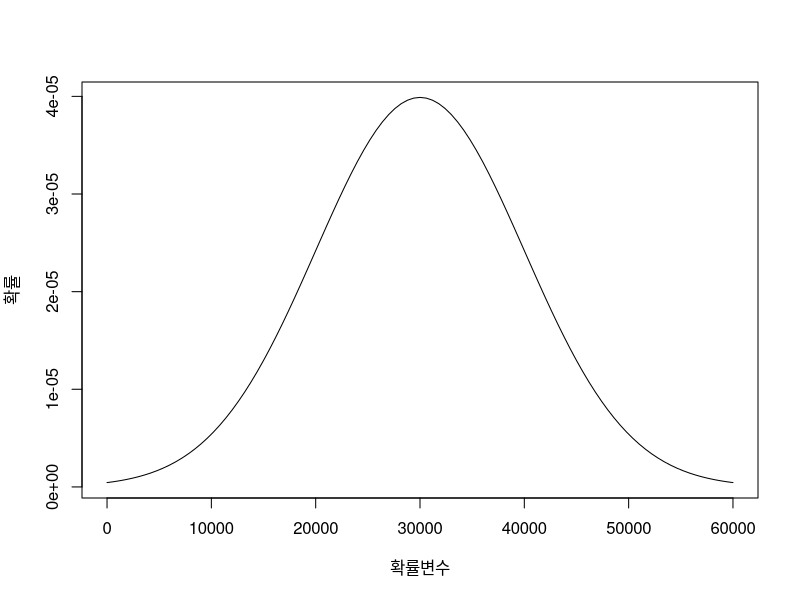
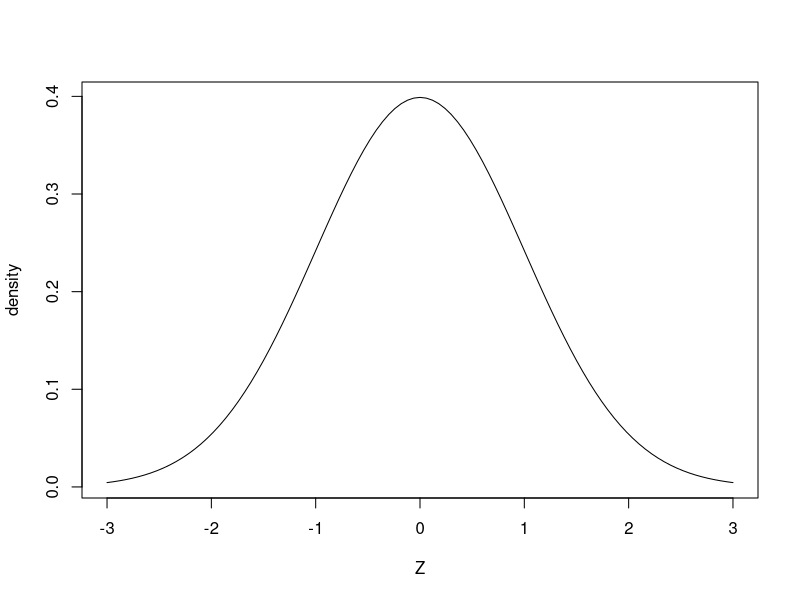
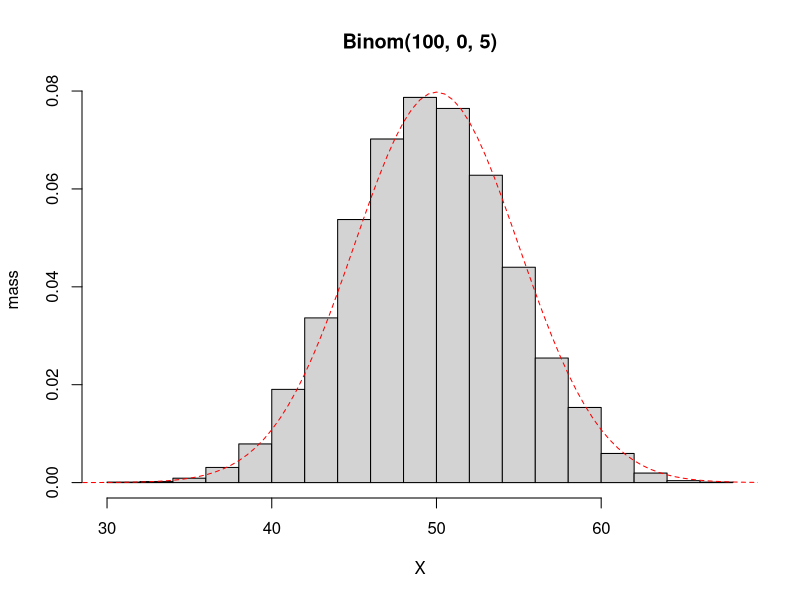
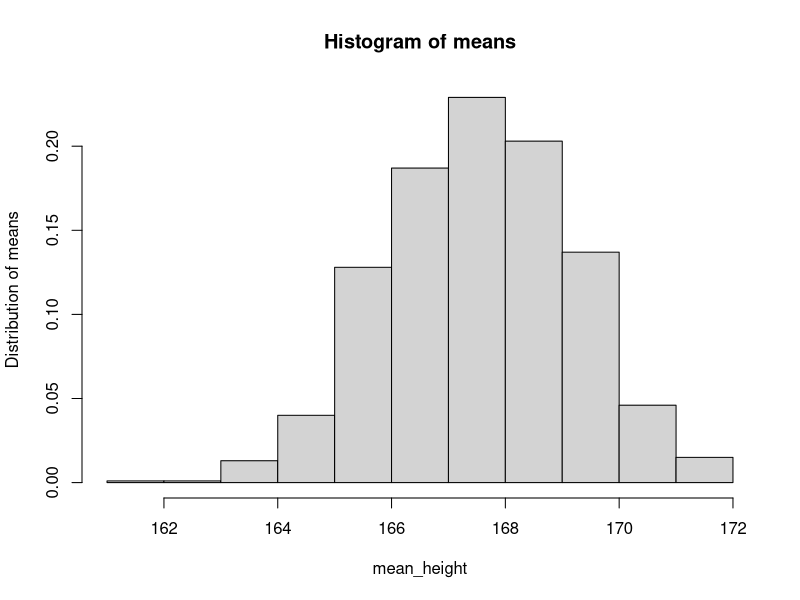

Source code (R) for these figures, in order:
## 조건부확률
# 조건부확률은 어떤 사건이 참일 때 특정 사건의 확률이 얼마인지 일컫는 개념

# 수학적확률에서 관심있는 경우의 수를 가능한 모든 경우의 수로 나눠서 구할 수 있었음
# 조건은 모든 경우의 발생 가능성이 같다는 것
# 예) 주사위를 던졌을 때 5가 나올 확률: 1/6
#     홀수 눈 중에 5가 나올 확률: 1/3
#     P(5|홀수) = 1/3   # P(사건|조건)  # nolint
#               = P(5, 홀수) / P(홀수) = (1/6) / (1/2)

## 베이즈정리(Bayes' theorem)
# 앞 조건부확률의 공식을 추상적으로 표현하면
# P(A|B) = P(A,B)/P(B) # nolint
# 양변에 P(B)를 곱하면
# P(A,B) = P(A|B)xP(B)
# P(B,A) = P(B|A)xP(A)

# P(B,A) = P(A|B)xP(B)/P(A)
# 베이즈통계학 > 확률은 "믿음의 정도"

### 베이즈정리 시뮬레이션
# 코로나검사
# 모든 검사는 두 종류의 오류 가능성이 존재
# 1종 오류(Type 1 Error)-false positive : 음성인데 코로나라고 진단
# 2종 오류(Type 2 Error)-false negative : 양성인데 코로나라고 진단못함
# 의학에서 양성을 옳게 진단할 확률을 민감도(sensitivity),
# 음성을 옳게 진단할 확률을 특이도(specificity) 라고 한다
# 민감도는 2종 오류를 저지르지 않을 확률을 1에서 뺀 값
# 특이도는 1종 오류를 저지르지 않을 확률을 1에서 뺀 값

# 생각할 문제는 문제 1, 2종 오류의 확률이 둘다 충분히 낮다고 하더라도 상황에 따라
# 직관에 반하는 결과가 나올 수 있다
# 민감도와 특이도가 모두 99%인 검사가 있다고 가정
# 이렇게 높은 경우에도 검사 결과 양성을 판정된 사람들 중 10% 미만이 진양성(true positive)일 수 있다
# 나머지 90%는 질병이 없는데도 양성으로 잘못 진단된 것입니다. 왜 이런 일이 생길까요?
# 이유는 병을 가지고 있지 않은 사람들이 압도적으로 많은 경우라서 그렇다

# 만명 중에 10명이 병에 걸리고, 9990명이 건강하다고 가정
# 그럼 0.1%만 병이 있는 것이다. 여기서 구해주는 확률 0.1%를 유병률이라고 한다
# 그런데 병에 걸렸든 안걸렸든 검사의 정확성은 99%이기 때문에 병에 걸린 10명 전부,
# 병이 없는 9990명 중 9890명이 정확히 병이 없는 것으로 진단된다
# 실제로 진단된 사람은 병이 있는 10명과 병이 없는 100명이 진단되고 이것을 비율로 전환하면
# 10/110 실제로 병이 있는 비율은 약 10%이다

## 시뮬레이션 횟수 및 유병률
n_sim <- 100000
prevalence <- 0.001
## 검사의 민감도, 특이도
sensitivity <- 0.99
specificity <- 0.99
## 전체 질환 케이스 수, 실제 환자수, 오진 케이스 수
n_total_positive <- 0
n_true_positive <- 0
n_false_positive <- 0
## 시뮬레이션
for (i in 1:n_sim) {
    # 유병률에 따라 실제 병의 유무
    disease <- rbinom(1, 1, prevalence)

    if (disease == 0) {     # 실제로 병이 없는 경우
        diagnosis <- rbinom(1, 1, 1 - specificity)
        if (diagnosis == 1) {
            n_false_positive <- n_false_positive + 1
            n_total_positive <- n_total_positive + 1
        }
    }

    if (disease == 1) {     # 실제로 병이 있는 경우
        diagnosis <- rbinom(1, 1, sensitivity)
        if (diagnosis == 1) {
            n_total_positive <- n_total_positive + 1
            n_true_positive <- n_true_positive + 1
        }
    }
}

# 양성, 위양성, 진양성 수
print(n_total_positive)
print(n_false_positive)
print(n_true_positive)

# 위양성률
print(n_false_positive / n_total_positive)


## 확률분포
# : 총합이 1이 되어야 하는 확률이 각각의 경우에 어떻게 흩어져 있는지를 표현한 것을 말함
# 예) 동전던지기는 각각 확률이 0.5로 앞과 뒤로 존재 / 주사위는 각각의 눈의 수가 나올 확률이 1/6으로 분포
# 중요한 것은 분포는 배분이 같아야 할 필요가 없고, 그 결과의 합이 1이 되어야 한다

# 확률변수는 확률적으로 서로 다른 값을 가질 수 있는 어떤 것을 의미함
# -> 동전던지기에서 동전을 던졌을 때 나온 면을 확률변수라고 생각하면
#    확률변수 x가 갖는 값과 x가 특정 값을 가질 확률 사이의 대응 관계를 확률분포 정의

# 이산확률변수와 연속확률변수
# 이산확률변수: 확률변수가 가질 수 있는 값들이 떨어져 있는 것을 말함
#               ex) 주사위 눈의 수: 1 2 3 4 5 6
# 연속확률변수: 가질 수 있는 값들이 이어져 있는 것을 말함
#               ex) 사람의 키, 몸무게 등

### R로 이산확률분포 시뮬레이션
# 로또 복권
# 맞출 확률 0 ~ 6 까지 총 7가지 확률이 모두 더해져서 1이 되어야 이산확률분포가 된다
# 왜? 가능한 모든 경우를 고려했기 때문
# -수학적확률
# 0, 하나도 맞추지 못하는 경우: 45개에서 6개를 제외한 39개 중 6개를 선택하는 경우의 수
#                              = nCr(n=39, r=6) / nCr(n=45, r=6)
# 1, 하나만 맞는 경우: 6개중 하나를 고르고 나머지 39개 중 5개를 선택
#                              = nCr(n=6, r=1) * nCr(n=39, r=5) / nCr(n=45, r=6)
# 2, 두 개 맞는 경우: 6개중 두 개를 고르고 나머지 39개 중 4개를 선택
#                              = nCr(n=6, r=2) * nCr(n=39, r=4) / nCr(n=45, r=6)
# 3, 세 개 맞는 경우: 6개중 세 개를 고르고 나머지 39개 중 3개를 선택
#                              = nCr(n=6, r=3) * nCr(n=39, r=3) / nCr(n=45, r=6)
# 4, 네 개 맞는 경우: 6개중 네 개 고르고 나머지 39개 중 2개를 선택
#                              = nCr(n=6, r=4) * nCr(n=39, r=2) / nCr(n=45, r=6)
# 5, 다섯 개 맞는 경우: 6개중 다섯 개를 고르고 나머지 39개 중 1개를 선택
#                              = nCr(n=6, r=5) * nCr(n=39, r=1) / nCr(n=45, r=6)
# 6, 전부 맞는 경우: 6개 전부 맞춤
#                              = nCr(n=6, r=6)/ nCr(n=45, r=6)

# 공식화
# nCr(n=6,r=x) * nCr(n=39,r=6-x) / nCr(n=45, r=6)       # nolint
# 조합계산을 위해 choose()
# choose(n,r)                                           # nolint
lotto <- function(x) choose(6, x) * choose(39, 6 - x)

for (x in 0:6) print(lotto(x))

# 확률
lotto2 <- function(x) choose(6, x) * choose(39, 6 - x) / choose(45, 6)

for (i in 0:6) print(lotto2(i))


# 연속확률분포
# 균등분포(Uniform distribution)와 정규분포(Normal distribution)
# 균등분포: 어떤 구간이 주어졌을 때 그 구간 내에 모든 값이 발견될 가능성이 동일한 분포
# 예) 어떤 집단의 사람들의 키가 150~190cm 사이에 균등분포를 따른다면
# 이는 150~190cm 사이의 키가 다 같은 정도로 발견된다
# 현실적이지 않으나 통계학에서는 많이 사용됨

# 정규분포: 실생활에서도 자주 접하는 통계용어로, 다양한 사회, 자연현상들을 표현한다.
# 정규분포의 확률분포 그래프는 그렸을 때에 종형 곡선으로 종모양 그래프를 그리기도 한다

# 특징
# 1. 확률분포 곡선의 높이는 그 부근 값이 나올 확률과 관련된 값으로 곡선이 높은 곳 주변의 값들이
#    낮은 곳 주변의 값들보다 확률이 더 높다
# 2. 봉우리가 존재 그 봉우리에 가까울수록 관찰될 확률이 높다는 것을 의미
#    봉우리가 있는곳을 평균, 기대값이라한다
# 3. 봉우리를 중심으로 대칭의 구조를 갖고 있다
# 4. 봉우리를 중심으로 대칭되는 지점의 비율이 가까운 곳이 높다는 것을 알 수 있다
# 5. 1인 경우 약 70%의 표준편차(standard devition)
#    2인 경우 약 95% 정도가 나온다

# 왜 정규분포를 사용할까
# 1. 다양한 사회, 자연현상에 대한 우리의 직관과 부합하는 특징을 가지고 있다
# 2. 대부분의 자료는 평균을 중심으로 가까이 모여있거나 평균에서 양 또는 음의 방향으로 떨어진 정도가 비슷하다
#    이런 기대를 만족시켜주는 분포
# 3. 이 정규분포를 좋은 툴이라고 생각하고 있다. 좋다는 말은 근사적으로 나타내는데 쓸만하다는 의미를 가진다
#    실제와 물론 다를 수 있지만, 크게 차이가 나지 않는다면 현실을 단순화하여 이해할 수 있다는 의미이기도하다
# 저명한 통계학자 조지 박스가 확률분포의 유용함에 대해서 표현한 글 "모든 모형은 틀렸다. 하지만 그 중 어떤 것은 유용하다"
# 확률분포가 완벽하게 맞는 경우는 거의 없지만, 어느 정도 맞다면 그것은 없는 것보다 낮다는 것을 말한다

# 정규분포는 두 개의 중요한 숫자에 의해서 결정된다
# 첫번쨰 평균 또는 기대값
# 두번째 표준편차
#        표준편차가 클수록 그래프가 낮게 그려진다
curve(dnorm(x, mean = 30000, sd =  10000), 0, 60000, xlab = "확률변수", ylab = "확률")
# 평균과 표준편차를 이용하여 정규분포를 표기할 때
# N(0,1^2) 과 같이 표기

## R로 정규분포 다루기
# 2019년도 우리나라 1인당 국민 총소득(GNI)은 약 3만 6000달러라고 합니다. 편의상 3만 달러라고 가정
# 1인당 국민 총 소득은 국민 총 소득에서 총 인구로 나눈 수. 즉 일종의 평균값
# 표준편차 자료는 구하기 어렵기 때문에 편의상 1만 달러라고 가정
# 정규분포 표기 : N(30000, 10000^2)
# X는 개인 소득을 나타내는 확률변수
# 확률변수가 특정한 값을 가질 확률을 (원칙적으로는) 말할 수 없다
# 어떤 사람의 연간 소득이 2만 5000달러일 확률은 정규분포상에서는 0이다
# 현실적으로는 그렇지 않으나 정규분포에서는 그렇게 표시할 수 없다
# 소득이 2만 5000~30000달러 사이에 있을 확률을 앞의 정규분포로 구할 수 있다
# R에서 이 확률을 구하는데 사용할 함수는 pnorm(), p는 probability, norm은 정규분포를 의미
# pnorm(확률을 구할 값, 평균, 표준편차)

pnorm(35000, sd = 10000, mean = 30000) - pnorm(25000, sd = 10000, mean = 30000)
# 0.3829249

# pnorm()는 어떤 두 값 사이의 확률을 직접 구해주지는 않는다. 대신 음의 무한대로부터 첫번쨰 입력값까지 확률을 계산
# pnorm()을 이용하여 간접적으로 두 값 사이의 확률을 계산할 수 있게 된다.
# 2만 5000달러보다 작을 확률과 3만 5000달러보다 클 확률
pnorm(25000, 30000, 10000)
1 - pnorm(35000, 30000, 10000)

# 이 두 값은 0.3085로 같은 값을 가지게 되는데 이는 평균으로부터 동일하게 떨어져 있기 때문이다
# 정규분포를 따르는 모든 확률변수는 표준정규분포로 변환할 수 있다
# 이를 정규화라고 하고 평균을 0 표준편차를 1로 변환
# 정규화는 변수에서 평균을 빼고 표준편차로 나눔

# curve() 함수는 어떤 수학적 함수릐 그래프를 그리고 싶을 때에 사용
# 표준정규분포 함수를 그리고 싶기 때문에 처음 입력값으로 dnorm(x)를 사용
# pnorm() 확률을 계산하는데 썼다면, dnorm()은 거기에 사용된 확률함수의 값 자체를 구하는데 사용
# 이를 확률밀도함수라 한다
curve(dnorm(x), -3, 3, xlab = "Z", ylab = "density")

# 정규분포가 유용한 이유
# 1. 어떤 자료의 분포가 있을 경우 어떤 값보다 작거나 큰 값이 전체 몇 %인지 알아보려면
#    매번 일일이 자료를 찾아야 하는 불편함이 있는데, 이것을 대략 어느 구간에 있는지 바로 계산할 수 있다
# 2. 이런 유용한 근사값을 구하는데 단지 두 개의 숫자밖에 필요하지 않다


## 중심 극한 정리
# 독립적으로 추출된 충분히 큰 자료의 합이나 평균은 정규분포에 따른다
# 예) 이항분포에서 시행횟수 100회 성공률 0.5인 이항분포가 있다고 가정
#     여기서 자료를 계속 추출하면 성공 횟수가 대략 50을 중심으로 30~70, 이따금 20~80, 드물게 10~90사이의 숫자가 나온다
# 이항분포 자체가 성공 횟수의 합이라는 점을 감안하면, 이항분포를 따르는 변수는 결국 정규분포를 따를 것이다
# R코드로 지금까지 이야기한 이항분포에서 난수를 n_sim만큼 추출하여 모은 난수를 확인
n_sim <- 10000
y <- rbinom(n_sim, 100, 0.5)
hist(y, xlab = "X", ylab = "mass", main = "Binom(100, 0, 5)", prob = T)
curve(dnorm(x, 50, 5), 25, 75, add = T, lty = 2, col = "red")

# Bin(n,p) ~= N(np, np(1-p))

# 중심 극한 정리가 중요한 이유는 이항분포뿐만 아니라 어떤 확률변수에 대해서도 적용된다

# 중심 극한 정리는 (거의) 모든 분포에 적용된다
# 20세 이상 성인 전체의 집단이 있다고 가정
# 이 집단의 키의 분포는 어떻게 생겼을까? 하나의 봉우리를 가지는 분포일까요?
# 봉우리는 두 개가 만들어진다
# 성별로 키의 분포가 다르기 때문
# 이런 분포에서 자료를 뽑아 평균을 계산해도 그 평균은 정규분포를 따를까?
# 만약 중심 극한 정리가 성립된다면 가능하다

n_sim <- 1000   # 시뮬레이션 횟수
n <- 30         # 한번 추출할 때 30명을 추출
means <- vector(length = n_sim)

for (i in 1:n_sim) {
    y <- vector(length = n)     # 길이가 n인 저장소를 만든다
    for (j in 1:30) {            # 30명씩 추출
        gender <- rbinom(1, 1, 0.5)     # 개인별로 성별을 추출
        if (gender == 0) {      # 여성집단
            y[j] <- rnorm(1, 160, 5) # 여성집단에서 키를 추출
        } else {
            y[j] <- rnorm(1, 175, 5) # 남성집단에서 키를 추출
        }
    }
    means[i] <- mean(y)
}

hist(means, xlab = "mean_height", ylab = "Distribution of means", prob = T)

## 아들, 딸 역설
